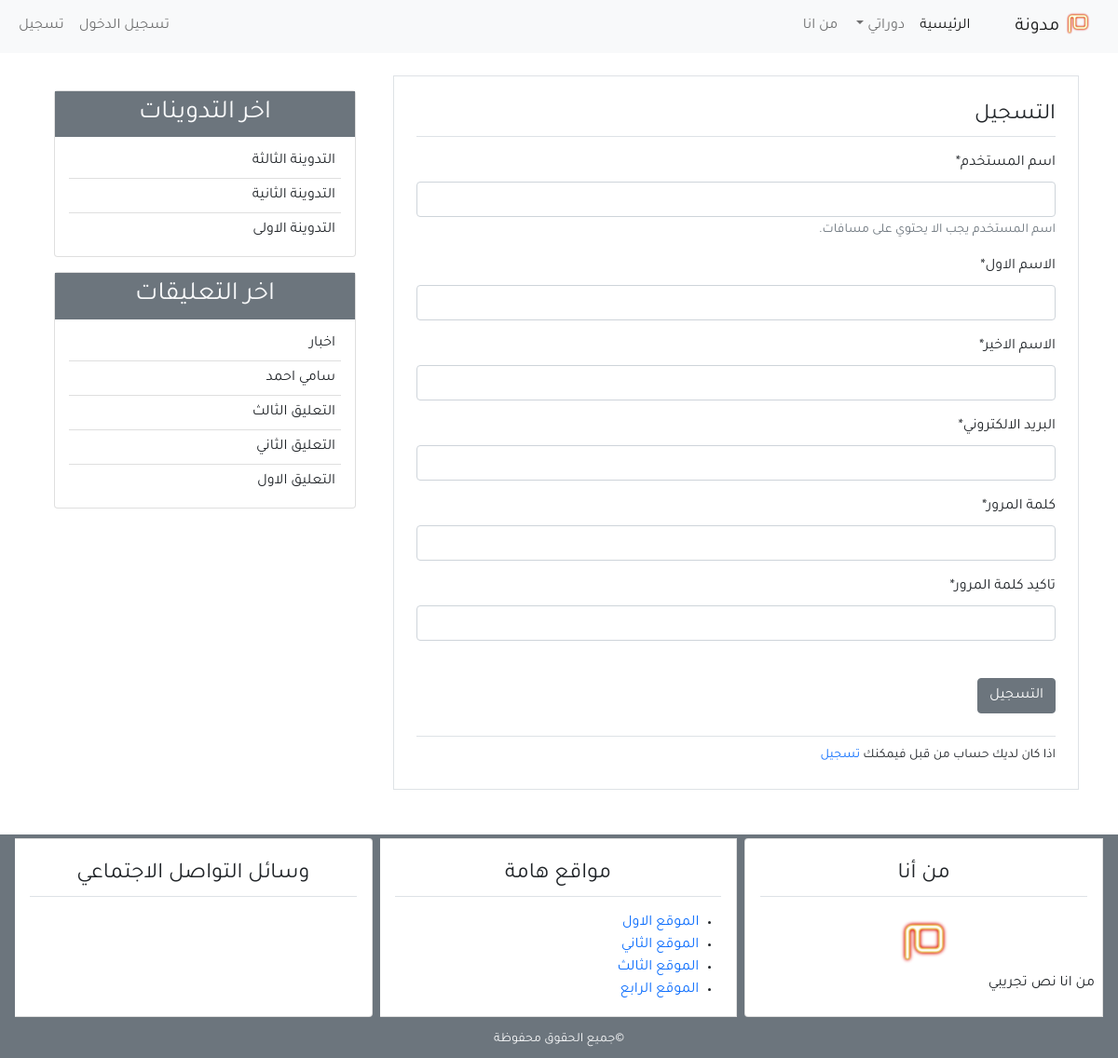
Page /register/ on the earlier database version.
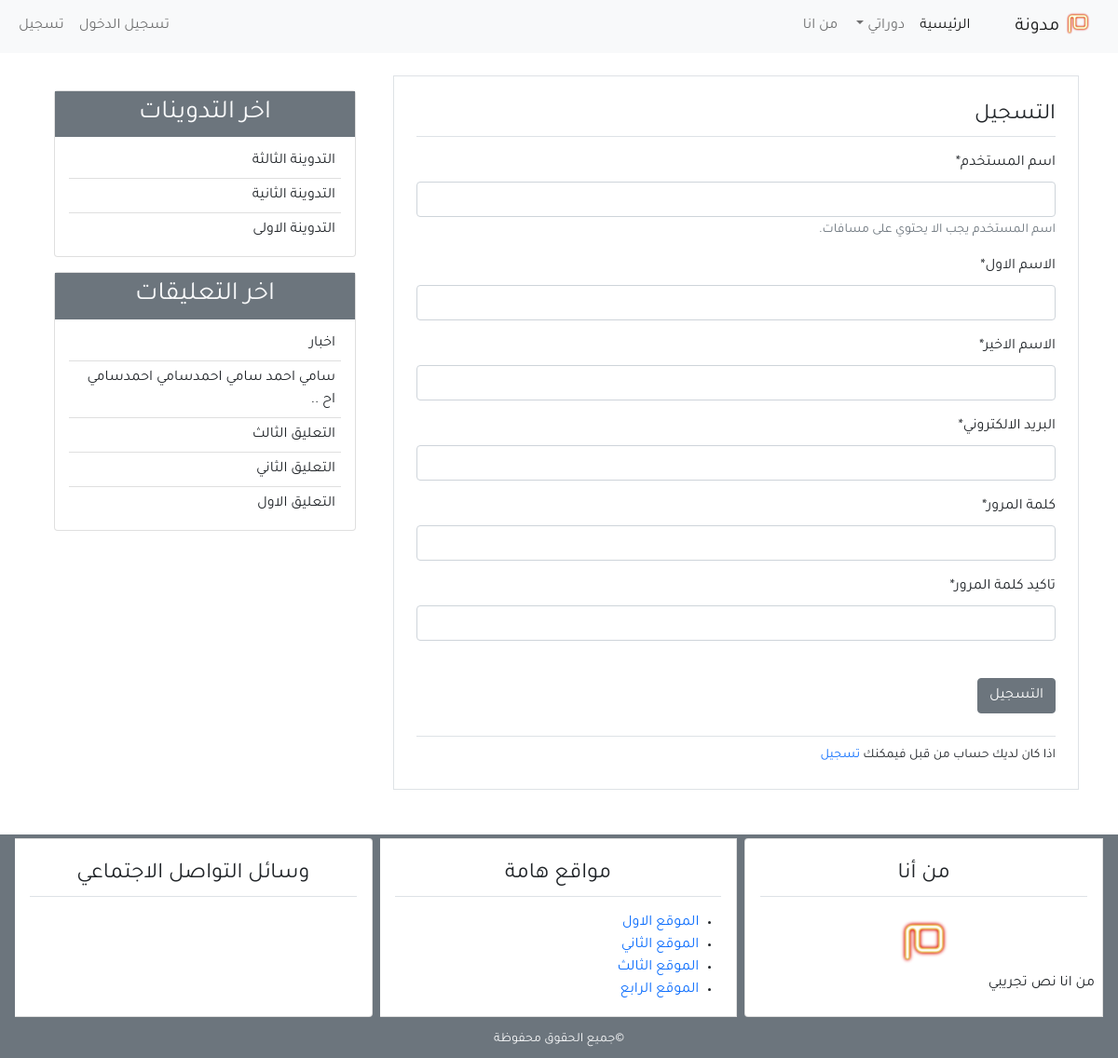
Same page on the later database version.
### blog/models.py (models this page shows, shortened)
class Comment(models.Model):
    name = models.CharField(max_length=50, verbose_name='الاسم')
    email = models.EmailField(verbose_name= 'البريد الاكتروني')
    body = models.TextField(verbose_name= 'التعليق')
    comment_date = models.DateTimeField(auto_now_add=True)
    active = models.BooleanField(default=False)
    post = models.ForeignKey(Post, on_delete=models.CASCADE, related_name='comments')
    class Meta:
        ordering =('-comment_date', )

### user/views.py (the view)
# urls.py: path('register/', views.register, name='register'),
def register(request):
    form = UserCreationForm()
    if request.method == 'POST':
        form = UserCreationForm(request.POST)
        if form.is_valid():
            form.save()
            username = form.cleaned_data['username']
            messages.success(request, f'تهانينا {username} لقد تمت عملية التسجيل بنجاح')
            return redirect('home')
    else:
        form = UserCreationForm()
    return render(request, 'user/register.html',{
        'title':'التسجيل',
        'form' :form,
    })

### user/forms.py (shortened to what this page needs)
class UserCreationForm(forms.ModelForm):
    username =forms.CharField(label='اسم المستخدم', max_length=30, help_text='اسم المستخدم يجب الا يحتوي على مسافات.')
    email =forms.EmailField(label='البريد الالكتروني')
    first_name =forms.CharField(label='الاسم الاول')
    last_name =forms.CharField(label='الاسم الاخير')
    password =forms.CharField(label='كلمة المرور', widget=forms.PasswordInput(), min_length=8)
    confirm_password =forms.CharField(label='تاكيد كلمة المرور', widget=forms.PasswordInput(), min_length=8)
    class Meta:
        model = User
        fields =('username', 'first_name', 'last_name', 'email', 'password', 'confirm_password')

### blog/templatetags/post_tag.py (called while the page is built)
@register.inclusion_tag('blog/latest_posts.html')
def latest_posts():
    context = {
          'l_posts' : Post.objects.all()[0:5]
    }
    return context

@register.inclusion_tag('blog/latest_comments.html')
def latest_comments():
    context = {
          'l_comments' : Comment.objects.filter(active=True)[0:5]
    }
    return context

### user/templates/user/register.html
{% extends 'blog/base.html' %}
{% block content %}
{% load crispy_forms_tags %}
    <div class="border p-4 mb-5 ">
        <legend class="border-bottom pb-1 mb-3 ">التسجيل</legend>
        <form method="POST">
            {% csrf_token %} {{ form|crispy }}
            <input type="submit" class="btn btn-secondary mt-4" value="التسجيل">
        </form>
        <div class="border-top mt-4 pt-2">
            <small>
                اذا كان لديك حساب من قبل فيمكنك <a href="#">تسجيل</a>
            </small>
        </div>
    </div>
{% endblock content %}

### blog/templates/blog/latest_comments.html
<ul class="list-group-flush latest-comment">
    {% for comment in l_comments %}
    <li class="list-group-item latest-comment-item">
        <a href="{% url 'detail' comment.post.pk %}" class="text-dark">
            {% if comment.body|length > 30 %}
            {{ comment.body|slice:'35' }} ..
            {% else %}
            {{ comment.body }}
            {% endif %}
        </a>
    </li>
    {% empty %}
    <li class="list-group-item latest-comment-item">
        لا يوجد تعليقات
    </li>
    {% endfor %}
</ul>

Differences in the rows shown:
changed Comment: body "سامي احمد" → "سامي احمد سامي احمدسامي احمدسامي اح"
